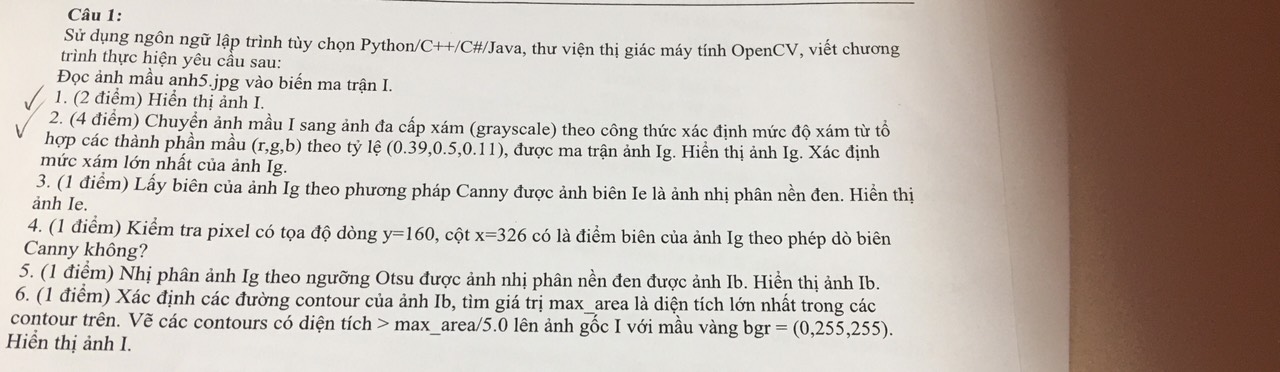
#> input picture Images/anh5.jpg, 1280 x 372 px, found by its file name
$ python de03.py
#> lines starting #> are read from the running program, lines starting #| are printed output that depends on the picture; after the words box and inside, x2 and y2 are one past the last pixel; in counts of white or black regions, pixels touching at a corner belong together
import cv2
import numpy as np
import matplotlib.pyplot as plt
import os

BasePath = os.path.dirname(__file__) + "\\..\\Images\\"

if __name__ == '__main__':
    ImagePath = BasePath + "anh5.jpg"

    #1
    I = cv2.imread(ImagePath,cv2.IMREAD_COLOR)
#> I is the input picture: shape (372, 1280, 3); mean B, G, R 175.1, 182.8, 193
    cv2.imshow("Input",I)

    #2
    Ihsv = cv2.cvtColor(I,cv2.COLOR_BGR2HSV)
#> Ihsv: shape (372, 1280, 3); mean H, S, V 18, 35.2, 193.1
    h,s,v = cv2.split(Ihsv)
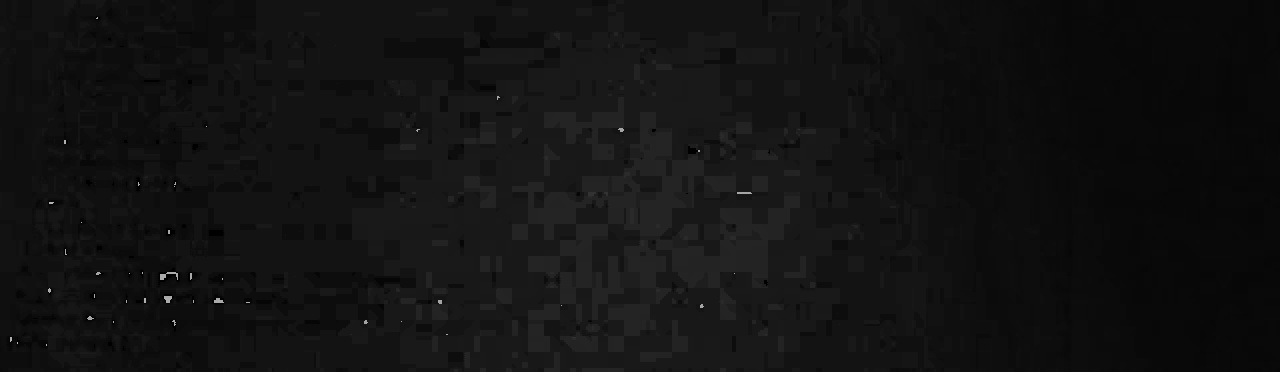
#> h: shape (372, 1280); min 0, max 177, mean 18
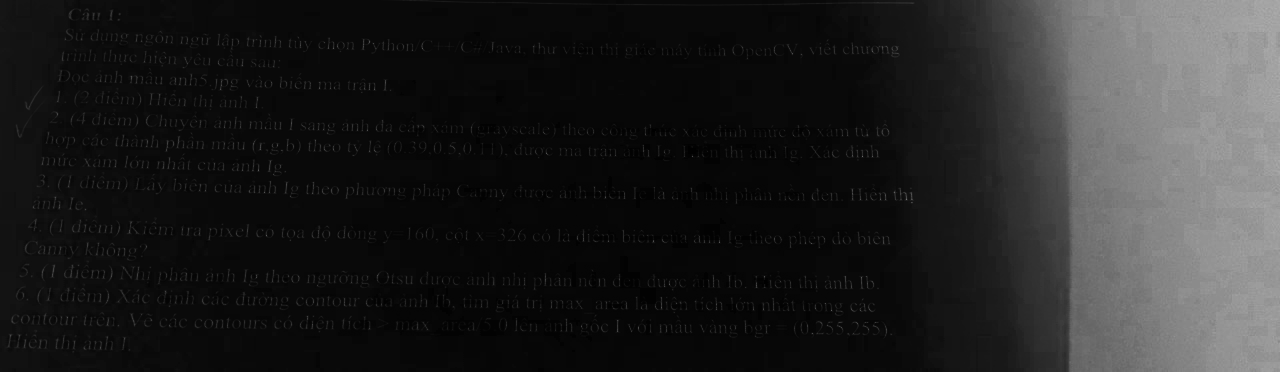
#> s: shape (372, 1280); min 0, max 174, mean 35.2
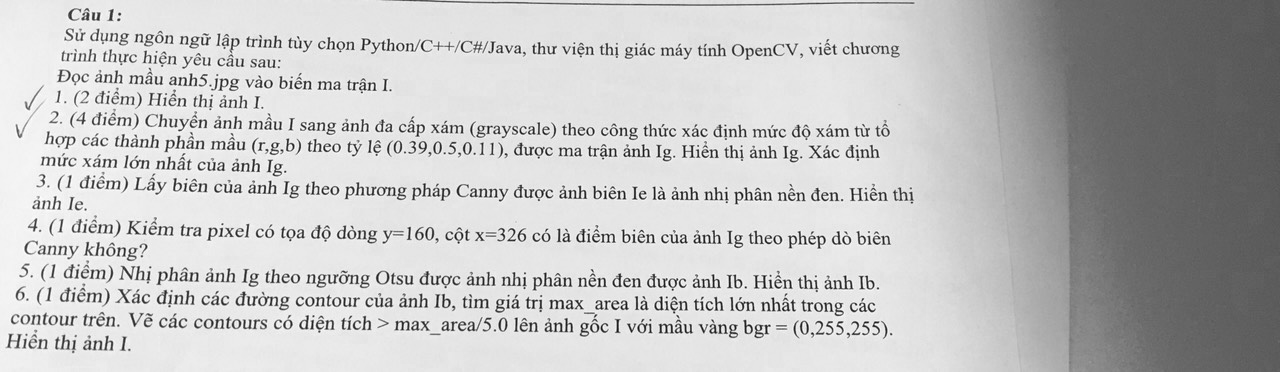
#> v: shape (372, 1280); min 14, max 255, mean 193.1

    cv2.imshow("v channel", v)

    max_v = np.max(v)
#> max_v = 255
    print("Giá trị mức xám lớn nhất của kênh v:", max_v)
#| Giá trị mức xám lớn nhất của kênh v: 255

    #3
    kernel = np.ones((5,5),np.float32) / 25
    Is = cv2.filter2D(src=s, ddepth=-1,kernel=kernel)
    cv2.imshow("Blur",Is)

    #4
    reverseIs = 255 - Is
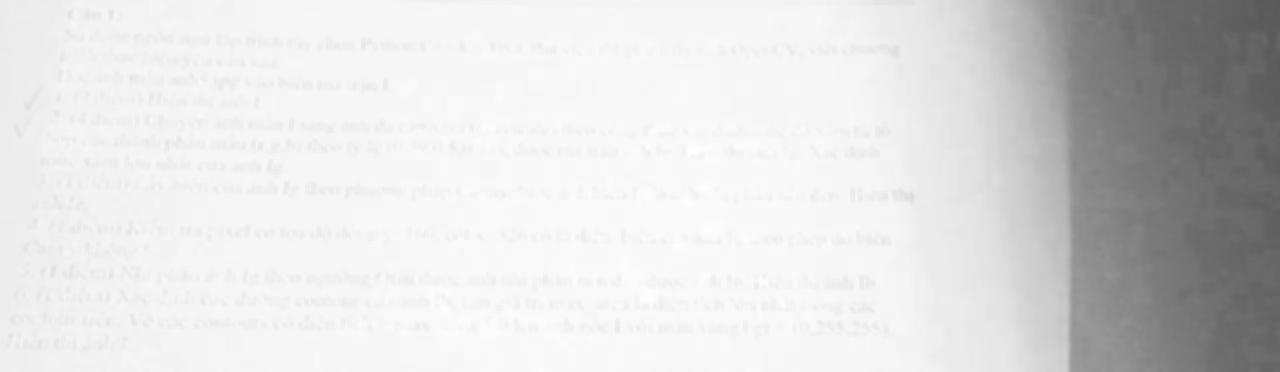
#> reverseIs: shape (372, 1280); min 88, max 255, mean 219.8
    _,Ib = cv2.threshold(reverseIs,0,255,cv2.THRESH_BINARY + cv2.THRESH_OTSU)
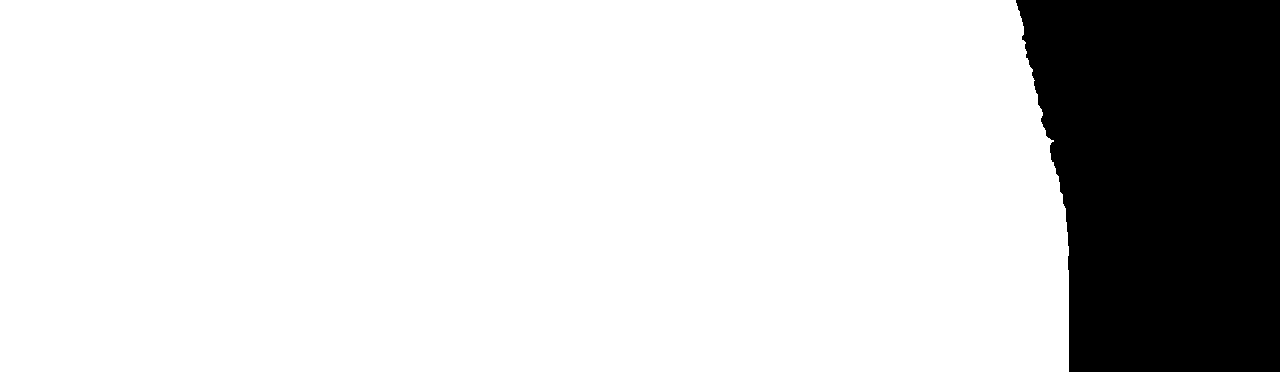
#> Ib: shape (372, 1280); 82.2% white; 1 black region
    cv2.imshow("binary",Ib)

    #5
    contours, _ = cv2.findContours(Ib, cv2.RETR_EXTERNAL, cv2.CHAIN_APPROX_SIMPLE)
#> contours = 1 contour; box (x1, y1, x2, y2) and area: (0, 0, 1069, 372) 390094

    max_area = 0
    max_contour = None
    for contour in contours:
        area = cv2.contourArea(contour)
        if area > max_area:
            max_area = area
            max_contour = contour
#> this loop made 1 pass
#> (area, max_area) on pass 1: (390094, 390094)
#> after the loop, max_area = 390094; max_contour = contour of 117 points, box (x1, y1, x2, y2) (0, 0, 1069, 372), area 390094

    print('max_area:', max_area)
#| max_area: 390094.0

    result = I.copy()
    for contour in contours:
        cv2.drawContours(result, [contour], -1, (0, 255, 0), 2)
#> this loop made 1 pass
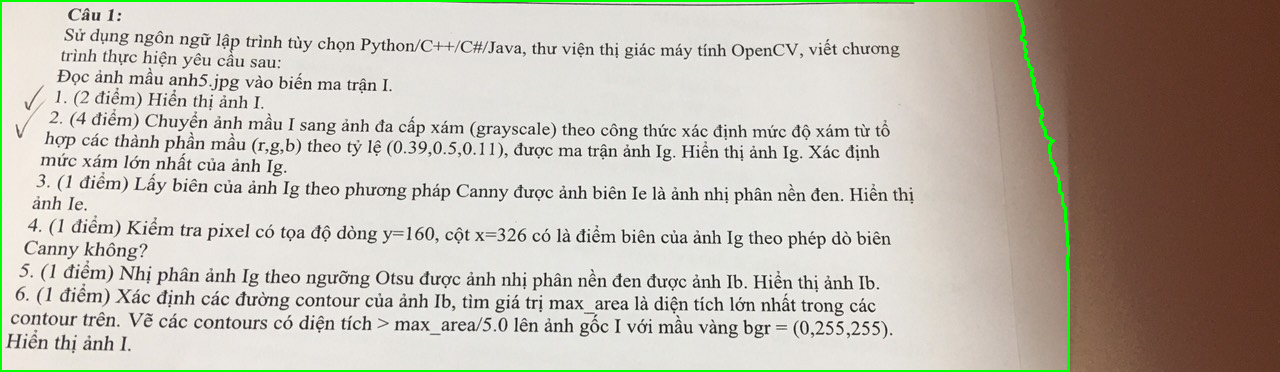
#> result: shape (372, 1280, 3); 1.3% of pixels changed, all inside (x1, y1, x2, y2) = (0, 0, 1070, 372)

    cv2.imshow("Result", result)

    #6
    adjusted_v = cv2.equalizeHist(v)
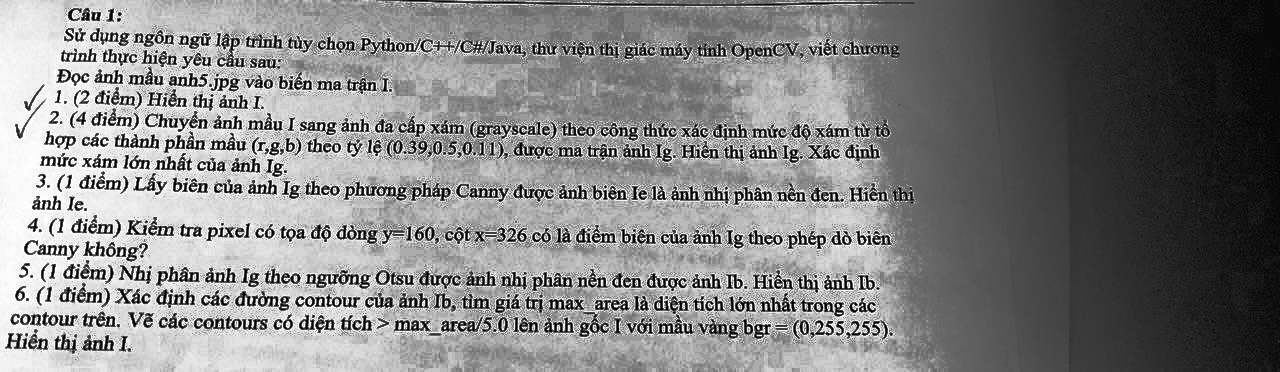
#> adjusted_v: shape (372, 1280); min 0, max 255, mean 130.5
    adjusted_hsv = Ihsv.copy()
    adjusted_hsv[:,:,2] = adjusted_v
#> adjusted_hsv: shape (372, 1280, 3); mean H, S, V 18, 35.2, 130.5

    cv2.imshow("Adjusted Image", cv2.cvtColor(adjusted_hsv, cv2.COLOR_HSV2BGR))

    cv2.waitKey(0)
    cv2.destroyAllWindows()
